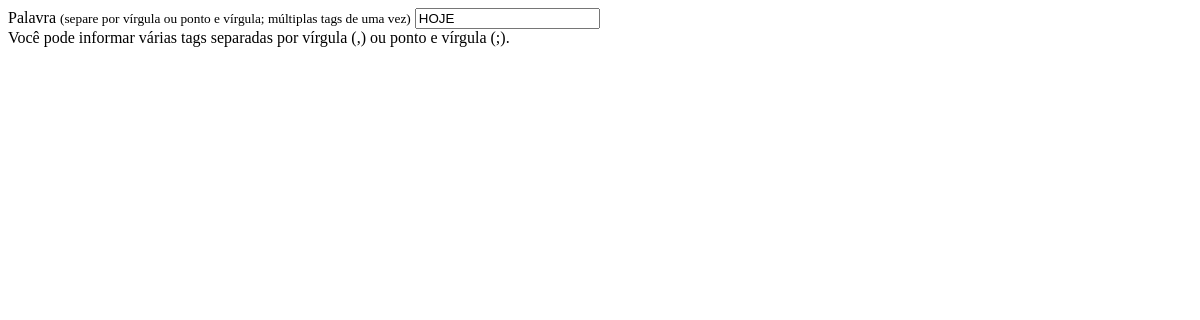
Before: /palavras_chave/form/1 (signed in) with the older database file.
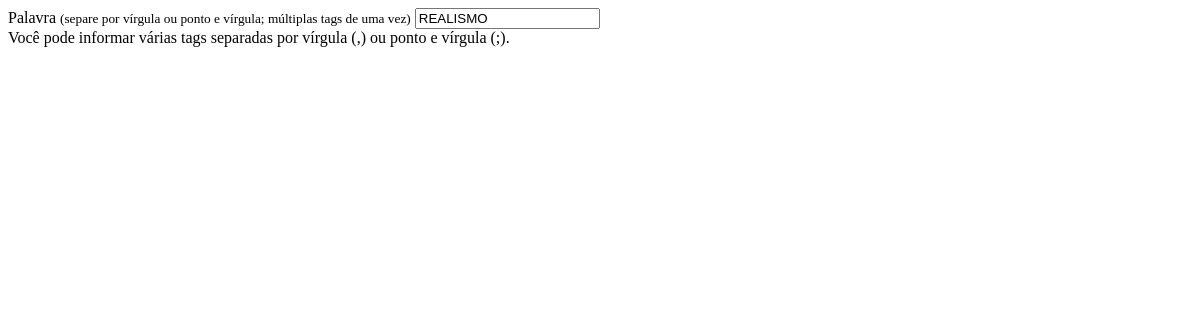
After: the same page with the newer database file.
### app/models.py (models this page shows)
class KeyWord(db.Model):
    __tablename__ = 'keyWords'
    wordId = db.Column(db.Integer, primary_key=True, autoincrement=True)
    word = db.Column(db.String, unique=True, nullable=False)
    creationDate = db.Column(db.Date, nullable=False, default=date.today)
    lastUpdate = db.Column(db.Date, nullable=False, default=date.today)
    createdBy = db.Column(db.Integer, db.ForeignKey('users.userId'), nullable=False)
    updatedBy = db.Column(db.Integer, db.ForeignKey('users.userId'), nullable=False)

### app/routes.py (the view)
@bp.route('/palavras_chave/form', defaults={'keyword_id': None}, methods=['GET'])
@bp.route('/palavras_chave/form/<int:keyword_id>', methods=['GET'])
@login_required
def get_keyword_form(keyword_id):
    if keyword_id:
        keyword = KeyWord.query.get_or_404(keyword_id)
        form = KeyWordForm(obj=keyword)
    else:
        form = KeyWordForm()
    return render_template('_keyword_form.html', form=form, keyword_id=keyword_id)

### app/forms.py
class KeyWordForm(FlaskForm):
    word = StringField('Palavra', validators=[DataRequired()])
    submit = SubmitField('Cadastrar')

### app/templates/_keyword_form.html (shortened to what this page needs)
<form id="keywordModalForm" action="{{ url_for('main.nova_palavra_chave') if not keyword_id else url_for('main.editar_palavra_chave', keyword_id=keyword_id) }}" method="POST">
    <div class="mb-3">
        <label class="form-label">{{ form.word.label.text }} <small class="text-muted">(separe por vírgula ou ponto e vírgula; múltiplas tags de uma vez)</small></label>
        {{ form.word(class="form-control", placeholder="Ex.: Ficção, Aventura; Clássico") }}
        <div class="form-text">Você pode informar várias tags separadas por vírgula (,) ou ponto e vírgula (;).</div>
    </div>
</form>

Changed rows visible on the page:
changed KeyWord: word "HOJE" → "REALISMO"
